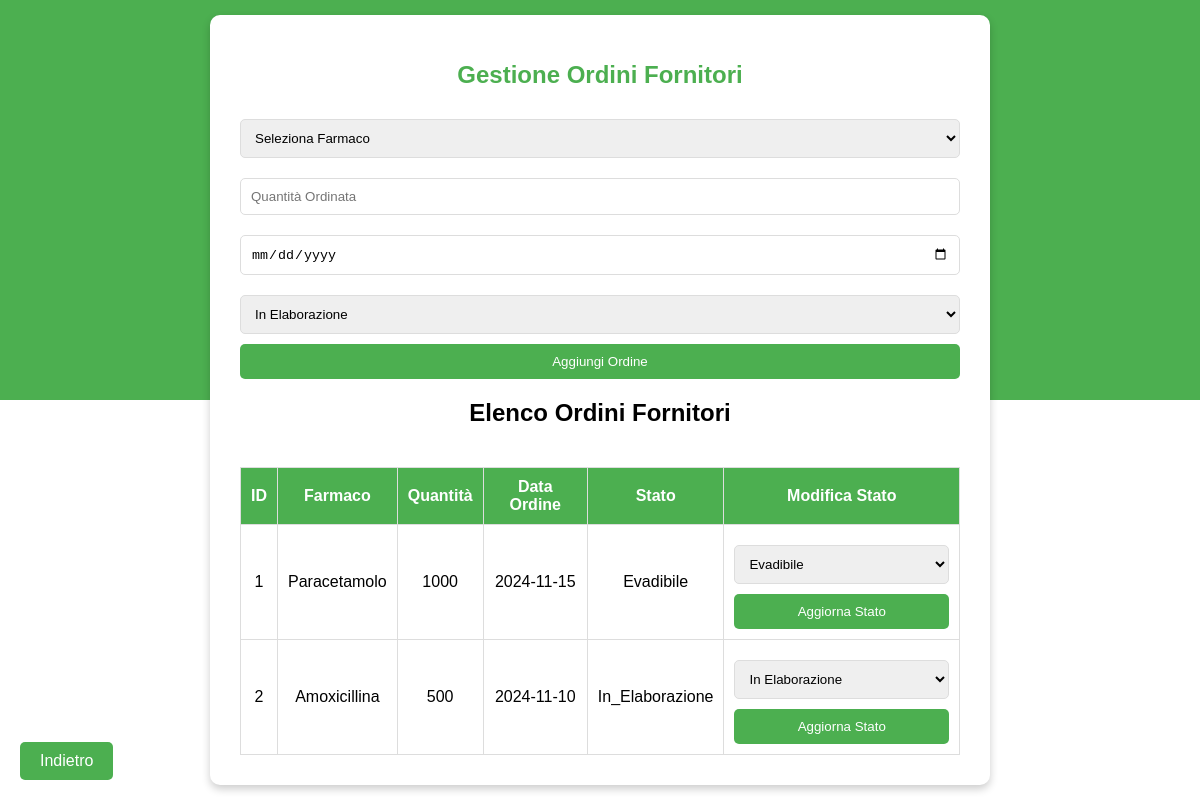
Page /ordini_fornitore.php on the committed database.
### tables this page shows
CREATE TABLE Ordine_Fornitore (
    ID_Ordine INT AUTO_INCREMENT PRIMARY KEY,
    ID_Farmaco INT NOT NULL,
    Quantità_Ordinata INT NOT NULL,
    Data_Ordine DATE NOT NULL,
    Data_Consegna DATE,
    Stato ENUM('In_Elaborazione', 'Evadibile', 'Annullato') NOT NULL,
    FOREIGN KEY (ID_Farmaco) REFERENCES Farmaco(ID_Farmaco)
);

CREATE TABLE Farmaco (
    ID_Farmaco INT AUTO_INCREMENT PRIMARY KEY,
    Nome VARCHAR(100) NOT NULL,
    Categoria VARCHAR(50),
    Pericolosità BOOLEAN DEFAULT FALSE,
    Prezzo_Unitario DECIMAL(10, 2) NOT NULL
);

### ordini_fornitore.php (the view, shortened to what this page needs)
<?php
include 'db.php';
$ordini = $pdo->query("SELECT O.ID_Ordine, F.Nome AS Nome_Farmaco, O.Quantità_Ordinata, O.Data_Ordine, O.Stato
                       FROM Ordine_Fornitore O
                       JOIN Farmaco F ON O.ID_Farmaco = F.ID_Farmaco")->fetchAll(PDO::FETCH_ASSOC);
?>
<!DOCTYPE html>
<html lang="it">
<head>
</head>
<body>
    <div class="menu-container">
        <h1>Gestione Ordini Fornitori</h1>
        <form method="post">
            <select name="id_farmaco" required>
                <option value="">Seleziona Farmaco</option>
            </select>
            <input type="number" name="quantita" placeholder="Quantità Ordinata" required>
            <input type="date" name="data_ordine" placeholder="Data Ordine" required>
            <select name="stato" required>
                <option value="In_Elaborazione">In Elaborazione</option>
            </select>
            <button type="submit">Aggiungi Ordine</button>
        </form>
        <h2>Elenco Ordini Fornitori</h2>
        <div class="table-scroll">
            <table>
                <tr>
                    <th>ID</th>
                    <th>Farmaco</th>
                    <th>Quantità</th>
                    <th>Data Ordine</th>
                    <th>Stato</th>
                    <th>Modifica Stato</th>
                </tr>
                <?php foreach ($ordini as $ordine): ?>
                <tr>
                    <td><?= $ordine['ID_Ordine'] ?></td>
                    <td><?= $ordine['Nome_Farmaco'] ?></td>
                    <td><?= $ordine['Quantità_Ordinata'] ?></td>
                    <td><?= $ordine['Data_Ordine'] ?></td>
                    <td><?= $ordine['Stato'] ?></td>
                    <td>
                        <form method="post" style="display:inline;">
                            <select name="stato" required>
                                <option value="In_Elaborazione" <?= $ordine['Stato'] == 'In_Elaborazione' ? 'selected' : '' ?>>In Elaborazione</option>
                                <option value="Evadibile" <?= $ordine['Stato'] == 'Evadibile' ? 'selected' : '' ?>>Evadibile</option>
                            </select>
                            <button type="submit" name="update_stato">Aggiorna Stato</button>
                        </form>
                    </td>
                </tr>
                <?php endforeach; ?>
            </table>
        </div>
    </div>
    <a href="javascript:history.back()" class="back-button">Indietro</a>
</body>
</html>

### ordini_fornitore.php (style rules this page uses)
body { margin: 0; font-family: Arial, sans-serif; height: 100vh; display: flex; justify-content: center; align-items: center; background: linear-gradient(to bottom, #4caf50 50%, #ffffff 50%); }
.menu-container { background-color: #ffffff; padding: 30px; border-radius: 10px; box-shadow: 0 4px 8px rgba(0, 0, 0, 0.2); text-align: center; width: 60%; }
.menu-container h1 { font-size: 24px; color: #4caf50; margin-bottom: 20px; }
.menu-container form { margin-bottom: 20px; }
.menu-container input[type="text"], .menu-container input[type="number"], .menu-container input[type="date"], .menu-container select { width: 100%; padding: 10px; margin: 10px 0; border: 1px solid #ddd; border-radius: 5px; box-sizing: border-box; }
.menu-container button { background-color: #4caf50; color: white; padding: 10px; border: none; border-radius: 5px; cursor: pointer; width: 100%; }
.menu-container table { width: 100%; margin-top: 20px; border-collapse: collapse; }
.menu-container table th, .menu-container table td { padding: 10px; border: 1px solid #ddd; text-align: center; }
.menu-container table th { background-color: #4caf50; color: white; }
.menu-container .table-scroll { max-height: 400px; overflow-y: auto; }
.back-button { position: absolute; bottom: 20px; left: 20px; background-color: #4caf50; color: white; padding: 10px 20px; border-radius: 5px; text-decoration: none; }

### rows in the picture
ordine_fornitore: ID_Ordine "1", ID_Farmaco.Nome "Paracetamolo", Quantità_Ordinata "1000", Data_Ordine "2024-11-15", Stato "Evadibile", stato "Evadibile"
ordine_fornitore: ID_Ordine "2", ID_Farmaco.Nome "Amoxicillina", Quantità_Ordinata "500", Data_Ordine "2024-11-10", Stato "In_Elaborazione", stato "In Elaborazione"
